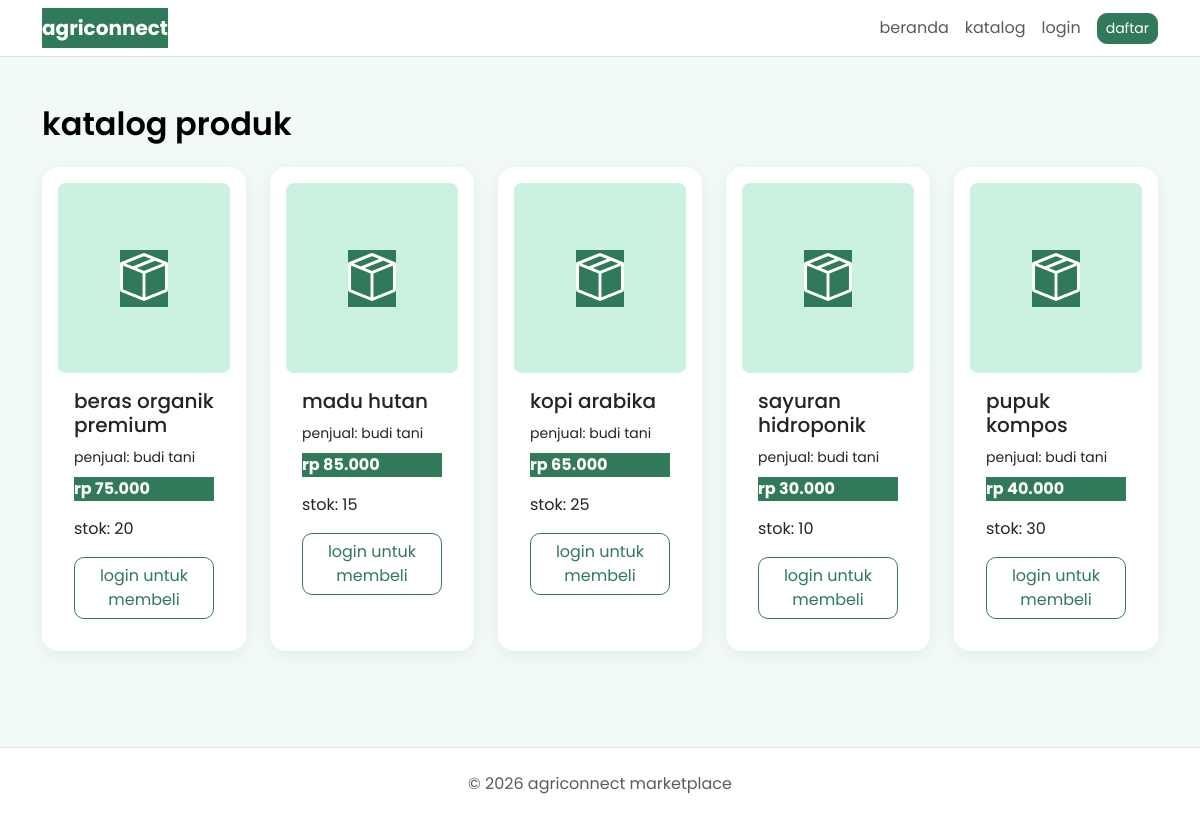
The app's page /buyer/catalog.php with its own data.
### tables this page shows
create table products (
    id int auto_increment primary key,
    seller_id int not null,
    name varchar(100) not null,
    description text,
    price decimal(12,2) not null,
    stock int not null default 0,
    image varchar(255),
    status enum('tersedia','habis') default 'tersedia',
    created_at timestamp default current_timestamp,
    updated_at timestamp default current_timestamp on update current_timestamp,
    foreign key (seller_id) references users(id) on delete cascade
);

create table users (
    id int auto_increment primary key,
    name varchar(100) not null,
    username varchar(50) not null unique,
    email varchar(100) not null unique,
    password varchar(255) not null,
    role enum('pembeli','penjual') not null,
    created_at timestamp default current_timestamp
);

### buyer/catalog.php (the view)
<?php require '../config/database.php'; if(session_status()===PHP_SESSION_NONE)session_start(); include '../includes/header.php'; include '../includes/navbar.php'; ?>
<div class="container py-5"><h2 class="mb-4">katalog produk</h2><div class="row g-4">
<?php $stmt=$pdo->query("select p.*,u.name seller_name from products p join users u on p.seller_id=u.id order by p.id"); while($p=$stmt->fetch()): ?>
<div class="col-md-4 col-lg"><div class="card h-100 p-3"><div class="product-img rounded-3 d-flex align-items-center justify-content-center"><i class="bi bi-box-seam display-5 text-primary"></i></div><div class="card-body"><h5><?=htmlspecialchars($p['name'])?></h5><small>penjual: <?=htmlspecialchars($p['seller_name'])?></small><p class="text-primary fw-bold mt-2">rp <?=number_format($p['price'],0,',','.')?></p><p>stok: <?=$p['stock']?></p>
<?php if(!empty($_SESSION['user']) && $_SESSION['user']['role']==='pembeli' && $p['stock']>0): ?><a class="btn btn-primary w-100" href="cart_add.php?id=<?=$p['id']?>">tambah ke keranjang</a><?php else: ?><a class="btn btn-outline-primary w-100" href="../auth/login.php">login untuk membeli</a><?php endif; ?>
</div></div></div>
<?php endwhile; ?></div></div>
<?php include '../includes/footer.php'; ?>

### includes/header.php (shortened to what this page needs)
<!doctype html>
<html lang="id">
<head>
    <link href="https://cdn.jsdelivr.net/npm/bootstrap@5.3.3/dist/css/bootstrap.min.css" rel="stylesheet">
    <link href="https://cdn.jsdelivr.net/npm/bootstrap-icons@1.11.3/font/bootstrap-icons.css" rel="stylesheet">
    <link href="/marketplace/assets/css/style.css" rel="stylesheet">
</head>
<body>

### includes/navbar.php (shortened to what this page needs)
<nav class="navbar navbar-expand-lg bg-white border-bottom sticky-top">
<div class="container">
<a class="navbar-brand fw-bold text-primary" href="/marketplace/">agriconnect</a>
<div class="collapse navbar-collapse" id="nav">
<ul class="navbar-nav ms-auto align-items-lg-center">
<li class="nav-item"><a class="nav-link" href="/marketplace/">beranda</a></li>
<li class="nav-item"><a class="nav-link" href="/marketplace/buyer/catalog.php">katalog</a></li>
<?php if (!empty($_SESSION['user'])): ?>
    <?php if ($_SESSION['user']['role'] === 'pembeli'): ?>
        <li class="nav-item"><a class="nav-link" href="/marketplace/buyer/cart.php">keranjang</a></li>
        <li class="nav-item"><a class="nav-link" href="/marketplace/buyer/orders.php">pesanan</a></li>
    <?php else: ?>
        <li class="nav-item"><a class="nav-link" href="/marketplace/seller/products.php">produk</a></li>
        <li class="nav-item"><a class="nav-link" href="/marketplace/seller/orders.php">pesanan</a></li>
    <?php endif; ?>
    <li class="nav-item ms-lg-2"><a class="btn btn-primary btn-sm" href="/marketplace/auth/logout.php">logout</a></li>
<?php else: ?>
    <li class="nav-item"><a class="nav-link" href="/marketplace/auth/login.php">login</a></li>
    <li class="nav-item"><a class="btn btn-primary btn-sm ms-lg-2" href="/marketplace/auth/register.php">daftar</a></li>
<?php endif; ?>
</ul>
</div>
</div>
</nav>

### includes/footer.php (shortened to what this page needs)
<footer class="py-4 mt-5 bg-white border-top text-center text-muted">© 2026 agriconnect marketplace</footer>
</body>
</html>

### assets/css/style.css (style rules this page uses)
body { font-family:'Poppins',sans-serif;background:#f1faf6;color:#000 }
.text-primary,.btn-primary { color:#fff!important;background:#307a59!important;border-color:#307a59!important }
.btn-outline-primary { color:#307a59;border-color:#307a59 }
.card { border:0;border-radius:16px;box-shadow:0 4px 18px rgba(0,0,0,.06) }
.product-img { height:190px;object-fit:cover;background:#cbf1e0 }
h2,h3 { font-weight:600 }
.btn { border-radius:10px }

### records on screen
products: name "beras organik premium", seller.name "budi tani", price "75.000", stock "20"
products: name "madu hutan", seller.name "budi tani", price "85.000", stock "15"
products: name "kopi arabika", seller.name "budi tani", price "65.000", stock "25"
products: name "sayuran hidroponik", seller.name "budi tani", price "30.000", stock "10"
products: name "pupuk kompos", seller.name "budi tani", price "40.000", stock "30"
